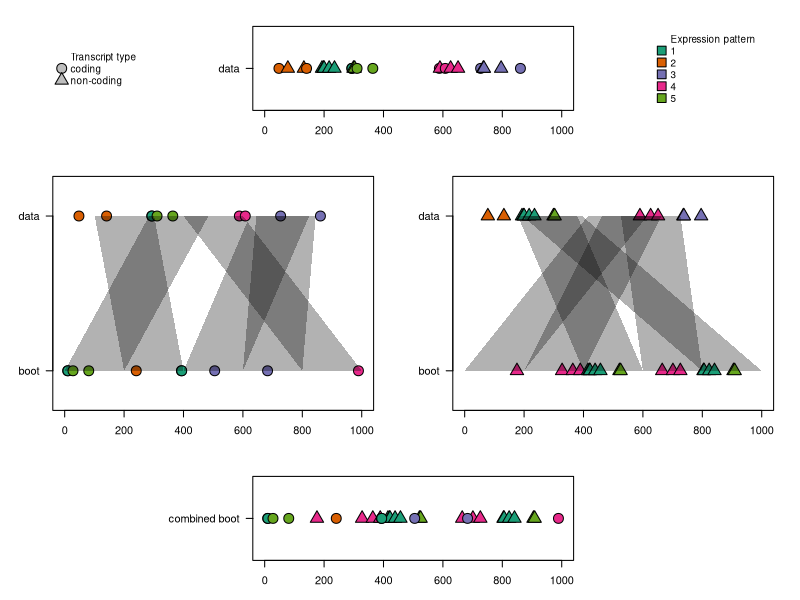

The R source for this figure:
### Block bootstrap - schematic

#library(tidyverse)
library(RColorBrewer)

# Get 5 colours for plotting using the RColorBrewer package
cols <-brewer.pal(5, name="Dark2")

# Define function to make clusters
makeClusters <- function(start, end, num.features) {
  sort(sample(end - start, num.features) + start)
}

# Define parameters for making clusters
total.length <- 1000
cluster_size <- 200
num.features <- 5

# Vectors to hold pch and colours
# Colour is a stand in for an archetypal expression pattern. Two points that are green have a similar expression pattern.
col_vec <- rep(NA, total.length)
# The two point shapes, triangle and circle, are a stand-in for transcript type (coding or non-coding)
pch_vec <- rep(NA, total.length)

# Set the seed for reproducibility
set.seed(12345)
# Generate 5 loose clusters
for(i in 1:5){
  cluster_start <- sample(1:c(total.length-cluster_size),1)
  coords <- makeClusters(start = cluster_start, end = (cluster_start+cluster_size), num.features = num.features)
  # Save colour and pch
  col_vec[coords] <- cols[i]
  pch_vec[coords] <- sample(c(21,24), num.features, replace = TRUE)
}

# Plot the results
png(filename = "figures_track/block_bootstrap_schematic.png", width = 8, height = 6, units = "in", res=300)

# Set the grid layout
layout(matrix(c(1,2,2,3,4,4,5,5,6,7,7,8), 
              3, # 3 rows
              4, # 2 columns
              byrow = TRUE),
       widths=c(1,1,1),
       heights=c(1,2,1))

# Set margins
par(mar=c(3,4,2,2)) # bottom, left, top, right

# Blank plot
plot(0,type='n',axes=FALSE,ann=FALSE)
legend(x = "left", legend = c("Transcript type","coding", "non-coding"), bty="n", pch=c(NA,21,24), pt.bg=c(NA,"grey", "grey"), col=c("black"), pt.cex=2, cex=0.9)

# First plot shows the original data
plot(which(complete.cases(col_vec)),
     rep(1, sum(complete.cases(col_vec))),
     bg=col_vec[complete.cases(col_vec)],
     pch=pch_vec[complete.cases(col_vec)],
     cex=2, col="black", ylab="", xlab="", yaxt="n", main="",
     ylim=c(0.8, 1.2), xlim=c(0,1000))
axis(2,at=1,label=c("data"),las=1)
# Blank plot
plot(0,type='n',axes=FALSE,ann=FALSE)
legend(x = "left", legend = c("Expression pattern", "1","2","3","4","5"), bty="n", pch=c(NA,22,22,22,22,22), pt.bg=c(NA, cols), col=c("black"), pt.cex=2, cex=0.9)

# Second plot (circles only)
# Define function for getting blocks for the bootstrap
blockBoot <- function(f, length.total, length.block) {
  num.block <- total.length / length.block
  block.starts <- sample(length.total - length.block, num.block, replace=TRUE)
  boot.idx <- do.call(c,lapply(block.starts, function(x) x:(x+length.block - 1)))
  f[boot.idx]
}
length.block <- 200
num.block <- total.length / length.block
# Plot circles
plot(which(pch_vec==21),
     rep(2, sum(pch_vec==21, na.rm = TRUE)),
     bg=col_vec[which(pch_vec==21)],
     pch=pch_vec[which(pch_vec==21)],
     cex=2, col="black", ylab="", xlab="" ,yaxt="n", main="",
     ylim=c(0.8, 2.2), xlim=c(0,1000))
axis(2,at=2:1,label=c("data", "boot"),las=1)
# Add circles for block bootstrap
# Get blocks
set.seed(1234)
block.starts <- sample(total.length - length.block, num.block, replace=TRUE)
boot.idx <- do.call(c,lapply(block.starts, function(x) x:(x+length.block - 1)))
# Plot points
points(which(pch_vec[boot.idx]==21),
       rep(1, sum(pch_vec[boot.idx]==21, na.rm = TRUE)),
       bg=col_vec[boot.idx][which(pch_vec[boot.idx]==21)],
       pch=pch_vec[boot.idx][which(pch_vec[boot.idx]==21)],
       cex=2, col="black")
# Add polygons
for (i in 1:num.block) {
  polygon(c(i*length.block,block.starts[i] + length.block,block.starts[i],(i-1)*length.block),c(1,2,2,1),col=rgb(0,0,0,.3),border=NA)
}

# Third plot (triangles only)
plot(which(pch_vec==24),
     rep(2, sum(pch_vec==24, na.rm = TRUE)),
     bg=col_vec[which(pch_vec==24)],
     pch=pch_vec[which(pch_vec==24)],
     cex=2, col="black", ylab="", xlab="", yaxt="n", main="",
     ylim=c(0.8, 2.2), xlim=c(0,1000))
axis(2,at=2:1,label=c("data", "boot"),las=1)
# Add triangles for block bootstrap
# Get blocks
set.seed(123)
block.starts <- sample(total.length - length.block, num.block, replace=TRUE)
boot.idx <- do.call(c,lapply(block.starts, function(x) x:(x+length.block - 1)))
# Plot triangles
points(which(pch_vec[boot.idx]==24),
       rep(1, sum(pch_vec[boot.idx]==24, na.rm = TRUE)),
       bg=col_vec[boot.idx][which(pch_vec[boot.idx]==24)],
       pch=pch_vec[boot.idx][which(pch_vec[boot.idx]==24)],
       cex=2, col="black")
# Add polygons
for (i in 1:num.block) {
  polygon(c(i*length.block,block.starts[i] + length.block,block.starts[i],(i-1)*length.block),c(1,2,2,1),col=rgb(0,0,0,.3),border=NA)
}

# Fourth plot (rearranged circles and triangles together)
# Blank plot
plot(0,type='n',axes=FALSE,ann=FALSE)
# Plot triangles
plot(which(pch_vec[boot.idx]==24),
     rep(1, sum(pch_vec[boot.idx]==24, na.rm = TRUE)),
     bg=col_vec[boot.idx][which(pch_vec[boot.idx]==24)],
     pch=pch_vec[boot.idx][which(pch_vec[boot.idx]==24)],
     cex=2, col="black",
     ylab="", xlab="", yaxt="n",main="",
     ylim=c(0.8, 1.2), xlim=c(0,1000))
axis(2,at=1,label=c("combined boot"),las=1)
# Get rearranged circles again and add to the plot
# Get blocks
set.seed(1234)
block.starts <- sample(total.length - length.block, num.block, replace=TRUE)
boot.idx <- do.call(c,lapply(block.starts, function(x) x:(x+length.block - 1)))
# Plot points
points(which(pch_vec[boot.idx]==21),
       rep(1, sum(pch_vec[boot.idx]==21, na.rm = TRUE)),
       bg=col_vec[boot.idx][which(pch_vec[boot.idx]==21)],
       pch=pch_vec[boot.idx][which(pch_vec[boot.idx]==21)],
       cex=2, col="black")
# Blank plot
plot(0,type='n',axes=FALSE,ann=FALSE)

dev.off()

# Clean up
rm(cols, makeClusters, total.length, cluster_size, num.features, col_vec, pch_vec, cluster_start, coords, blockBoot, length.block, num.block, block.starts, boot.idx, i)

